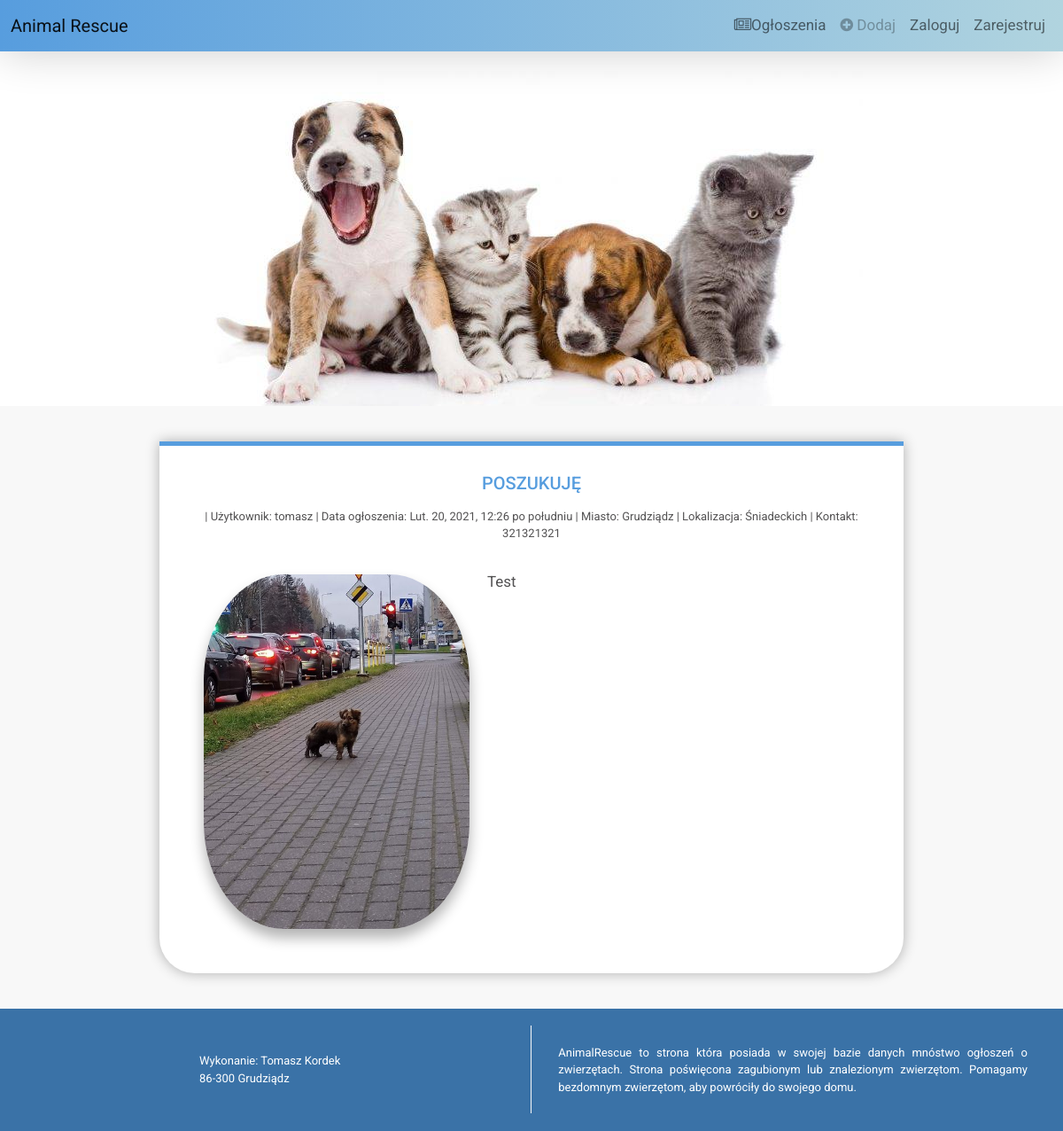
Page /9/ on the committed database.
### index/models.py (models this page shows, shortened)
class ToDo(models.Model):
    Miasto = models.CharField(max_length=25, help_text='Podać miasto')
    Lokalizacja = models.CharField(max_length=50, blank=True, help_text='<b>* Pole niewymagane</b><br>Podać lokalizację(np. ulica)')
    Opis = models.TextField(help_text='Podaj dokładny opis') #jezeli nie chce to nie musi uzupelniac
    Zdjęcie = models.ImageField(upload_to='index/pictures', blank=True, help_text='<b>* Pole niewymagane</b><br>Wklej zdjęcie')
    created=models.DateTimeField(auto_now_add=True)
    user = models.ForeignKey(User, on_delete=models.CASCADE)
    Kategoria = models.CharField(max_length=15, choices=TITLE_CHOICES, help_text='Wybierz kategorie ogłoszenia')
    Kontakt = models.CharField(max_length=30, blank=True, help_text='<b>* Pole niewymagane</b><br>Numer kontaktowy, mail itp.')
    Akceptacja = models.CharField(max_length=15, choices=ACCEPT_CHOICES, blank=True)

### index/views.py (the view, shortened to what this page needs)
# urls.py: path('<int:ToDo_id>/', views.detail, name='detail'),
def detail(request, ToDo_id):
    TODO = get_object_or_404(ToDo, pk=ToDo_id)
    if request.method == 'GET':
        form = ToDoForm(instance=TODO)
        return render(request, 'index/detail.html', {'ToDo':TODO, 'form':form})

### index/templates/index/detail.html (shortened to what this page needs)
{% extends 'index/base.html' %}
{% load static %}
{% block content %}
<div id="detail-container">
  <div class="card-body-detail">
  {% if ToDo.Kategoria == 'ZNALEZIONO' %}
    <h5 class="card-title">ZNALEZIONO</h5>
    {% elif ToDo.Kategoria == 'SZUKAM' %}
    <h5 class="card-title">POSZUKUJĘ</h5>
    {% elif ToDo.Kategoria == 'INNE' %}
    <h5 class="card-title">INNE</h5>
    {% else %}
    <h5 class="card-title-done">ZAKOŃCZONE</h5>
    {% endif %}
</div>
  <p class="detail-info">
    | Użytkownik: {{ ToDo.user}}
    | Data ogłoszenia: {{ ToDo.created }}
    | Miasto: {{ ToDo.Miasto }}
    {% if ToDo.Lokalizacja|length > 0 %}
    | Lokalizacja: {{ ToDo.Lokalizacja }}
    {% endif %}
    {% if ToDo.Kontakt|length > 0 %}
    | Kontakt: {{ ToDo.Kontakt }}
    {% endif %}
  </p>
  <div id="detail-container-center">
    <div>
      {% if ToDo.Zdjęcie.url is not Null %}
      <a href="{{ ToDo.Zdjęcie.url }}"><img src="{{ ToDo.Zdjęcie.url }}"></a>
      {% else %}
      Brak zdjęcia
      {% endif %}
    </div>
    <div>
      <p class="detail-description">{{ ToDo.Opis|linebreaks }}</p>
    </div>
  </div>
</div>
{% endblock %}

### index/static/css/style.css (style rules this page uses)
html { height: 100%; }
body { margin: auto; background-color: rgb(248, 248, 248); color:rgb(83, 82, 83); width: 100%; min-height: 100%; display: flex; flex-direction: column; font-family: 'Roboto', sans-serif; font-size: 17px; }
.card-title { color: rgb(87, 157, 222); }
.card-body-detail h5 { color: rgb(87, 157, 222); text-align: center; }
#detail-container { margin: 0 auto; margin-top: 40px; margin-bottom: 40px; padding: 30px; width: 70%; background-color: white; border-top: 5px solid rgb(87, 157, 222); box-shadow: 0px 0px 15px 0px rgba(0, 0, 0, 0.3); border-bottom-right-radius: 40px; border-bottom-left-radius: 40px; }
.detail-info { font-size: 13px; text-align: center; }
#detail-container-center { display: flex; text-align: justify; }
#detail-container-center img { max-width: 300px; border-radius: 30%; box-shadow: 0px 10px 15px 0px rgba(0, 0, 0, 0.3); margin: 20px; }

### rows in the picture
ToDo: user "tomasz", created "Lut. 20, 2021, 12:26 po południu", Miasto "Grudziądz", Lokalizacja "Śniadeckich", Kontakt "321321321", Zdjęcie (picture), Opis "Test"
